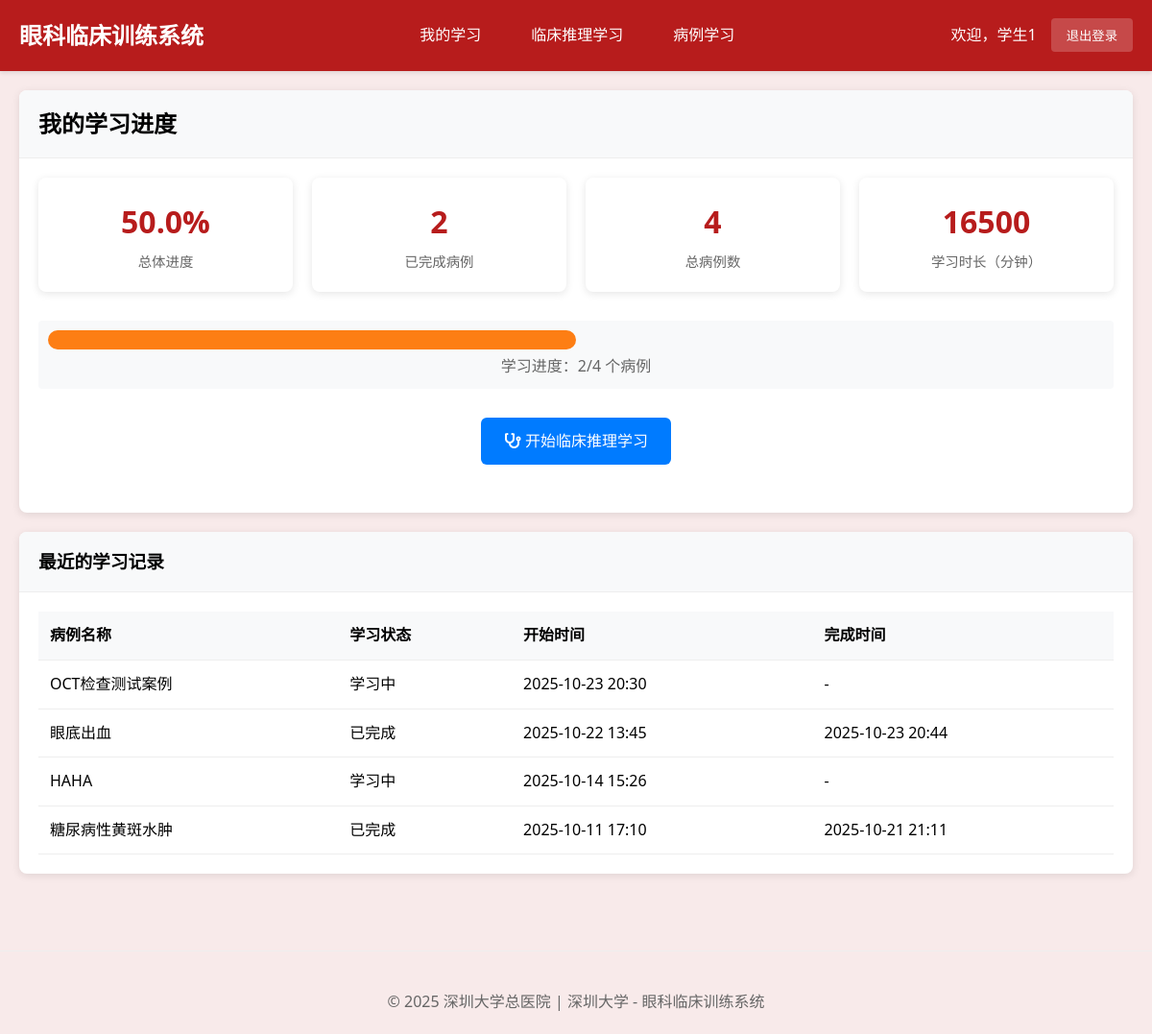
Page /student/ (signed in) on the committed database.
### cases/models.py (models this page shows, shortened)
class StudentClinicalSession(models.Model):
    student = models.ForeignKey(User, on_delete=models.CASCADE, verbose_name="学生")
    clinical_case = models.ForeignKey(ClinicalCase, on_delete=models.CASCADE, verbose_name="临床案例")
    session_status = models.CharField(
        max_length=30,  # 增加长度以适应最长的选项
        choices=[
            ('case_presentation', '病例呈现'),         # 步骤1: 呈现病例
            ('examination_selection', '检查选择'),     # 步骤2: 选择检查方法
            ('examination_results', '检查结果'),       # 步骤3: 查看检查图像结果
            ('diagnosis_reasoning', '诊断推理'),       # 步骤4: 诊断判断推理
            ('treatment_selection', '治疗选择'),       # 步骤5: 选择治疗方案
            ('learning_feedback', '学习反馈'),         # 步骤6: 学习反馈
            ('completed', '已完成')
        ],
        default='case_presentation',
        verbose_name="当前阶段"
    )
    selected_examinations = models.JSONField(default=list, verbose_name="已选检查项目")
    examination_images_viewed = models.JSONField(default=list, verbose_name="已查看的检查图像")
    selected_diagnosis = models.ForeignKey(DiagnosisOption, on_delete=SET_NULL, blank=True, null=True, verbose_name="选择的诊断")
    diagnosis_reasoning_text = models.TextField(blank=True, verbose_name="诊断推理过程",
                                               help_text="学生的诊断思路和推理过程")
    selected_treatments = models.JSONField(default=list, verbose_name="已选治疗方案")
    step_completion_status = models.JSONField(
        default=dict,
        verbose_name="步骤完成状态",
        help_text="记录每个步骤的完成情况：{step_name: {completed: bool, score: float, completion_time: datetime}}"
    )
    required_examinations_completed = models.BooleanField(default=False, verbose_name="必选检查是否完成")
    examination_selection_valid = models.BooleanField(default=False, verbose_name="检查选择是否有效")
    examination_score = models.FloatField(default=0.0, verbose_name="检查选择得分")
    diagnosis_score = models.FloatField(default=0.0, verbose_name="诊断准确性得分")
    treatment_score = models.FloatField(default=0.0, verbose_name="治疗方案得分")
    reasoning_score = models.FloatField(default=0.0, verbose_name="推理过程得分")
    overall_score = models.FloatField(default=0.0, verbose_name="总体得分")
    time_spent = models.JSONField(default=dict, verbose_name="各阶段用时", help_text="JSON格式记录各阶段耗时")
    step_start_times = models.JSONField(default=dict, verbose_name="各步骤开始时间")
    started_at = models.DateTimeField(auto_now_add=True, verbose_name="开始时间")
    completed_at = models.DateTimeField(blank=True, null=True, verbose_name="完成时间")
    last_activity = models.DateTimeField(auto_now=True, verbose_name="最后活动时间")
    learning_notes = models.TextField(blank=True, verbose_name="学习笔记")
    reflection = models.TextField(blank=True, verbose_name="学习反思")
    session_data = models.JSONField(default=dict, verbose_name="会话数据",
                                   help_text="保存检查顺序、当前进度等临时数据")
    class Meta:
        verbose_name = "学生临床会话"
        verbose_name_plural = "学生临床会话"
        ordering = ['-started_at']
        unique_together = ['student', 'clinical_case']

class ClinicalCase(models.Model):
    title = models.CharField(max_length=200, verbose_name="案例标题")
    case_id = models.CharField(max_length=50, unique=True, verbose_name="案例编号")
    patient_age = models.IntegerField(verbose_name="患者年龄")
    patient_gender = models.CharField(max_length=10, choices=[('M', '男'), ('F', '女')], verbose_name="患者性别")
    chief_complaint = models.TextField(verbose_name="主诉")
    present_illness = models.TextField(verbose_name="现病史")
    past_history = models.TextField(blank=True, verbose_name="既往史")
    family_history = models.TextField(blank=True, verbose_name="家族史")
    learning_objectives = models.JSONField(verbose_name="学习目标", help_text="JSON格式存储多个学习目标")
    difficulty_level = models.CharField(
        max_length=20,
        choices=[('beginner', '初级'), ('intermediate', '中级'), ('advanced', '高级')],
        default='intermediate',
        verbose_name="难度等级"
    )
    is_active = models.BooleanField(default=True, verbose_name="是否启用")
    created_by = models.ForeignKey(User, on_delete=models.CASCADE, verbose_name="创建者")
    created_at = models.DateTimeField(auto_now_add=True, verbose_name="创建时间")
    updated_at = models.DateTimeField(auto_now=True, verbose_name="更新时间")
    case_images = models.JSONField(blank=True, null=True, verbose_name="案例图片", help_text="存储图片路径的JSON数组")
    class Meta:
        verbose_name = "临床案例"
        verbose_name_plural = "临床案例"
        ordering = ['-created_at']

### cases/views.py (the view)
# urls.py: path('student/', views.student_dashboard, name='student_dashboard'),
@login_required
@user_passes_test(is_student, login_url='login')
def student_dashboard(request):
    user = request.user
    total_clinical_cases = ClinicalCase.objects.filter(is_active=True).count()
    user_sessions = StudentClinicalSession.objects.filter(student=user)
    completed_sessions = user_sessions.filter(completed_at__isnull=False).count()
    progress_percentage = 0
    if total_clinical_cases > 0:
        progress_percentage = round((completed_sessions / total_clinical_cases) * 100, 1)
    total_study_time = 0
    for session in user_sessions.filter(completed_at__isnull=False):
        if session.completed_at and session.started_at:
            duration = session.completed_at - session.started_at
            total_study_time += duration.total_seconds() / 60  # 转换为分钟
    total_study_time = round(total_study_time)
    recent_sessions = user_sessions.order_by('-started_at')[:5]
    progress = {
        'progress_percentage': progress_percentage,
        'total_study_time': total_study_time,
    }
    context = {
        'total_clinical_cases': total_clinical_cases,
        'completed_sessions': completed_sessions,
        'recent_sessions': recent_sessions,
        'progress': progress,
    }
    return render(request, 'student/dashboard.html', context)

### cases/views.py (called while the page is built)
def is_student(user):
    return user.groups.filter(name='Students').exists()

### cases/templates/student/dashboard.html (shortened to what this page needs)
{% extends 'base.html' %}
{% load static %}
{% block content %}
<div class="card">
    <div class="card-header">
        <h2>我的学习进度</h2>
    </div>
    <div class="card-body">
        <div class="stats-grid">
            <div class="stat-card" role="status" aria-label="总体学习进度">
                <div class="stat-number">{{ progress.progress_percentage|floatformat:1|default:0 }}%</div>
                <div class="stat-label">总体进度</div>
            </div>
            <div class="stat-card" role="status" aria-label="已完成病例数量">
                <div class="stat-number">{{ completed_sessions }}</div>
                <div class="stat-label">已完成病例</div>
            </div>
            <div class="stat-card" role="status" aria-label="总病例数量">
                <div class="stat-number">{{ total_clinical_cases }}</div>
                <div class="stat-label">总病例数</div>
            </div>
            <div class="stat-card" role="status" aria-label="总学习时长">
                <div class="stat-number">{{ progress.total_study_time|default:0 }}</div>
                <div class="stat-label">学习时长（分钟）</div>
            </div>
        </div>
        <div class="progress-container" style="background: #f8f9fa; padding: 10px; border-radius: 4px; margin: 20px 0;">
            <div class="progress-bar"
                 style="background: #007bff; height: 20px; border-radius: 10px; transition: width 0.3s; width: 0%;"
                 data-progress="{{ progress.progress_percentage|floatformat:1|default:0 }}"></div>
            <div style="text-align: center; margin-top: 5px; color: #666;">学习进度：{{ completed_sessions }}/{{ total_clinical_cases }} 个病例</div>
        </div>
        <div style="text-align: center; margin: 30px 0;">
            <a href="{% url 'clinical_case_list' %}" class="btn" style="background: #007bff; color: white; padding: 12px 24px; border-radius: 6px; text-decoration: none;">
                <i class="fas fa-stethoscope"></i> 开始临床推理学习
            </a>
        </div>
    </div>
</div>
{% if recent_sessions %}
<div class="card">
    <div class="card-header">
        <h3>最近的学习记录</h3>
    </div>
    <div class="card-body">
        <table class="table">
            <thead>
                <tr>
                    <th>病例名称</th>
                    <th>学习状态</th>
                    <th>开始时间</th>
                    <th>完成时间</th>
                </tr>
            </thead>
            <tbody>
                {% for session in recent_sessions %}
                <tr>
                    <td>{{ session.clinical_case.title }}</td>
                    <td>
                        {% if session.completed_at %}
                            <span class="badge badge-success">已完成</span>
                        {% else %}
                            <span class="badge badge-warning">学习中</span>
                        {% endif %}
                    </td>
                    <td>{{ session.started_at|date:"Y-m-d H:i" }}</td>
                    <td>
                        {% if session.completed_at %}
                            {{ session.completed_at|date:"Y-m-d H:i" }}
                        {% else %}
                            -
                        {% endif %}
                    </td>
                </tr>
                {% endfor %}
            </tbody>
        </table>
    </div>
</div>
{% endif %}
{% endblock %}

### cases/templates/base.html (shortened to what this page needs)
{% load static %}
<!DOCTYPE html>
<html lang="zh-cn">
<head>
    <link rel="stylesheet" href="https://cdnjs.cloudflare.com/ajax/libs/font-awesome/6.0.0/css/all.min.css">
</head>
<body>
    <header class="header">
        <div class="nav-container">
            <div class="logo">眼科临床训练系统</div>
            {% if user.is_authenticated %}
            <nav class="nav-links">
                {% if user.groups.all.0.name == 'Teachers' or user.is_superuser %}
                    <a href="{% url 'teacher_dashboard' %}">仪表板</a>
                    <a href="/admin/">系统管理</a>
                {% else %}
                    <a href="{% url 'student_dashboard' %}">我的学习</a>
                    <a href="{% url 'clinical_case_list' %}">临床推理学习</a>
                    <a href="{% url 'clinical_case_list' %}">病例学习</a>
                {% endif %}
            </nav>
            <div class="user-info">
                <span>欢迎，{{ user.get_full_name|default:user.username }}</span>
                <form method="post" action="{% url 'logout' %}" style="display: inline;">
                    <button type="submit" class="logout-btn">退出登录</button>
                </form>
            </div>
            {% endif %}
        </div>
    </header>
    <main class="container">
        {% block content %}{% endblock %}
    </main>
    <footer class="footer">
        <p>&copy; 2025 深圳大学总医院 | 深圳大学 - 眼科临床训练系统</p>
    </footer>
</body>
</html>

### cases/templates/base.html (style rules this page uses)
* { margin: 0; padding: 0; box-sizing: border-box; }
body { font-family: 'Segoe UI', Tahoma, Geneva, Verdana, sans-serif; background: #f8eaea; line-height: 1.6; }
.header { background: #b71c1c; color: white; padding: 1rem 0; box-shadow: 0 2px 4px rgba(0,0,0,0.1); }
.nav-container { max-width: 1200px; margin: 0 auto; padding: 0 20px; display: flex; justify-content: space-between; align-items: center; }
.logo { font-size: 1.5rem; font-weight: bold; }
.nav-links { display: flex; gap: 20px; }
.nav-links a { color: white; text-decoration: none; padding: 8px 16px; border-radius: 4px; transition: background 0.3s; }
.user-info { display: flex; align-items: center; gap: 15px; }
.logout-btn { background: rgba(255,255,255,0.2); color: white; border: none; padding: 8px 16px; border-radius: 4px; cursor: pointer; text-decoration: none; }
.container { max-width: 1200px; margin: 0 auto; padding: 20px; }
.btn { display: inline-block; padding: 10px 20px; background: #b71c1c; color: white; text-decoration: none; border-radius: 4px; border: none; cursor: pointer; transition: background 0.3s; }
.card { background: white; border-radius: 8px; box-shadow: 0 2px 8px rgba(0,0,0,0.1); margin-bottom: 20px; }
.card-header { padding: 16px 20px; border-bottom: 1px solid #eee; font-weight: bold; background: #f8f9fa; border-radius: 8px 8px 0 0; }
.card-body { padding: 20px; }
.table { width: 100%; border-collapse: collapse; }
.table th, .table td { padding: 12px; text-align: left; border-bottom: 1px solid #eee; }
.table th { background: #f8f9fa; font-weight: bold; }
.footer { text-align: center; color: #666; padding: 40px 0 20px 0; margin-top: 40px; border-top: 1px solid #eee; }
.stats-grid { display: grid; grid-template-columns: repeat(auto-fit, minmax(200px, 1fr)); gap: 20px; margin-bottom: 30px; }
.stat-card { background: white; padding: 20px; border-radius: 8px; text-align: center; box-shadow: 0 2px 8px rgba(0,0,0,0.1); }
.stat-number { font-size: 2rem; font-weight: bold; color: #b71c1c; margin-bottom: 5px; }
.stat-label { color: #666; font-size: 0.9rem; }

### rows in the picture
StudentClinicalSession: clinical_case "OCT检查测试案例", shows "学习中", started_at "2025-10-23 20:30"
StudentClinicalSession: clinical_case "眼底出血", shows "已完成", started_at "2025-10-22 13:45", completed_at "2025-10-23 20:44"
StudentClinicalSession: clinical_case "HAHA", shows "学习中", started_at "2025-10-14 15:26"
StudentClinicalSession: clinical_case "糖尿病性黄斑水肿", shows "已完成", started_at "2025-10-11 17:10", completed_at "2025-10-21 21:11"

### other values in the picture
{{ user.get_full_name|default:user.username }} "学生1"
{{ progress.progress_percentage|floatformat:1|default:0 }} "50.0"
{{ completed_sessions }} "2"
{{ total_clinical_cases }} "4"
{{ progress.total_study_time|default:0 }} "16500"
